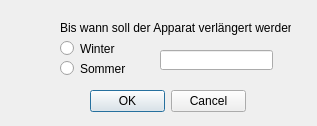
<?xml version="1.0" encoding="UTF-8"?>
<ui version="4.0">
 <class>Frame</class>
 <widget class="QFrame" name="Frame">
  <property name="geometry">
   <rect>
    <x>0</x>
    <y>0</y>
    <width>317</width>
    <height>126</height>
   </rect>
  </property>
  <property name="windowTitle">
   <string>Frame</string>
  </property>
  <widget class="QLabel" name="label">
   <property name="geometry">
    <rect>
     <x>60</x>
     <y>20</y>
     <width>231</width>
     <height>16</height>
    </rect>
   </property>
   <property name="text">
    <string>Bis wann soll der Apparat verlängert werden?</string>
   </property>
  </widget>
  <widget class="QDialogButtonBox" name="buttonBox">
   <property name="geometry">
    <rect>
     <x>90</x>
     <y>90</y>
     <width>156</width>
     <height>23</height>
    </rect>
   </property>
   <property name="standardButtons">
    <set>QDialogButtonBox::Cancel|QDialogButtonBox::Ok</set>
   </property>
  </widget>
  <widget class="QRadioButton" name="sem_winter">
   <property name="geometry">
    <rect>
     <x>60</x>
     <y>40</y>
     <width>82</width>
     <height>17</height>
    </rect>
   </property>
   <property name="text">
    <string>Winter</string>
   </property>
  </widget>
  <widget class="QRadioButton" name="sem_sommer">
   <property name="geometry">
    <rect>
     <x>60</x>
     <y>60</y>
     <width>82</width>
     <height>17</height>
    </rect>
   </property>
   <property name="text">
    <string>Sommer</string>
   </property>
  </widget>
  <widget class="QLineEdit" name="sem_year">
   <property name="geometry">
    <rect>
     <x>160</x>
     <y>50</y>
     <width>113</width>
     <height>20</height>
    </rect>
   </property>
  </widget>
 </widget>
 <resources/>
 <connections/>
</ui>
